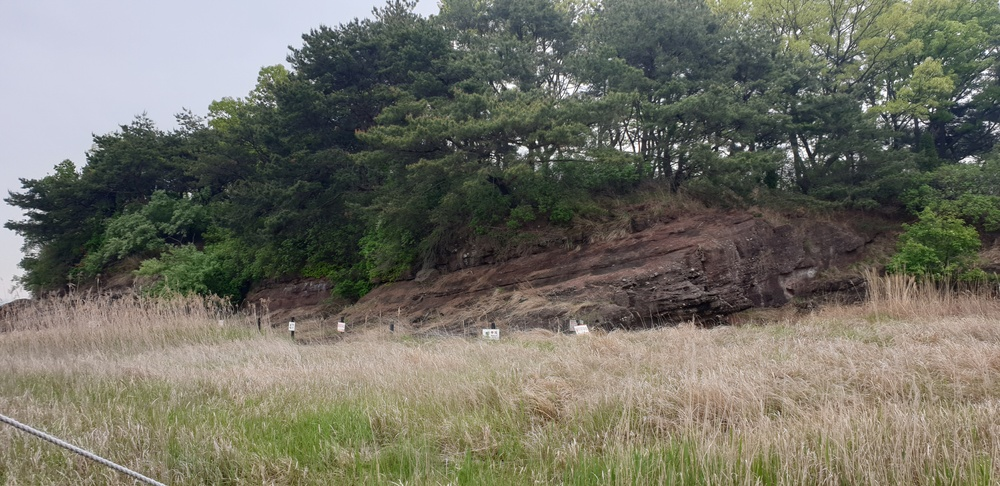
#> input picture panorama_test/test/KakaoTalk_20210504_131202663.jpg, 1000 x 486 px, shrunk from 4032 x 1960 before the run; its folder holds 4 pictures in this run
$ jupyter execute image_stitching.ipynb
#> lines starting #> are read from the running program, lines starting #| are printed output that depends on the picture; after the words box and inside, x2 and y2 are one past the last pixel; in counts of white or black regions, pixels touching at a corner belong together
[cell 1]
from imutils import paths
import numpy as np
import argparse
import imutils
import cv2
import glob, os
import matplotlib.pyplot as plt

[cell 2]
img_list = []
IMG_NAME = "test"
img_list.append(glob.glob(os.path.join('C:\\Users\\USER\\Downloads\\panorama_test\\',IMG_NAME,'*.jpg')))
img_list = sorted(img_list)
cnt = 0
for i in img_list:
    if not i:
        cnt +=1
img_list= img_list[cnt]
imgs = []
print(img_list)
for img_path in img_list:
    img = cv2.imread(img_path)
#> img is the input picture: shape (486, 1000, 3); mean B, G, R 100.4, 112.1, 113.1
    imgs.append(img)

[cell 3]
plt.figure(figsize = (15,10))
plt.subplot(221)
plt.imshow(cv2.cvtColor(imgs[1],cv2.COLOR_BGR2RGB))
plt.subplot(222)
plt.imshow(cv2.cvtColor(imgs[2],cv2.COLOR_BGR2RGB))
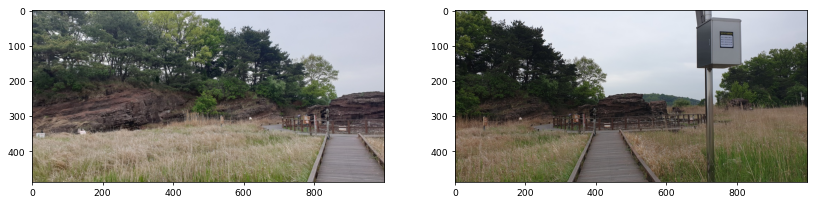
#> figure drawn by matplotlib, 2 panels

# 1. SIFT 알고리즘으로 Feature 추출 & 매칭

[cell 4]
sift = cv2.xfeatures2d.SIFT_create()
kp  = []
des = []
for i in imgs:
    kp1,des1 = sift.detectAndCompute(i,None)
    kp.append(kp1)
    des.append(des1)

[cell 5]
print(des[0])

[cell 6]
print(kp[0])

[cell 7]
ratio = 0.85
min_match = 10

raw_matches = cv2.BFMatcher().knnMatch(des[1], des[2], k=2)
good_points = []
good_matches = []
for m1, m2 in raw_matches:
    if m1.distance < ratio * m2.distance:
        good_points.append((m1.trainIdx, m1.queryIdx))
        good_matches.append([m1])
matches = cv2.drawMatchesKnn(imgs[1], kp[1], imgs[2], kp[2], good_matches, None, flags=2)
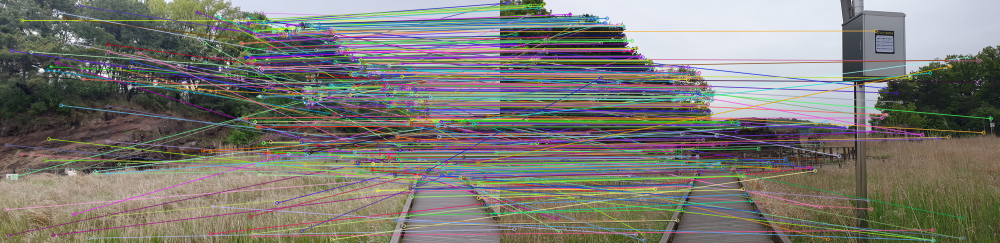
#> matches: shape (486, 2000, 3) (shown at 1/2 size); mean of channels 0, 1, 2 115.5, 121.6, 123.1; drawn as B, G, R

[cell 8]
plt.figure(figsize=(15,10))
plt.imshow(matches)
#print(matches)

[cell 9]
print(good_matches)

# 2. RANSAC으로 Homograpy 찾기

[cell 10]
if len(good_points) > min_match:
    image1_kp = np.float32( [kp[1][i].pt for (_, i) in good_points])
    image2_kp = np.float32([kp[2][i].pt for (i, _) in good_points])
    H, status = cv2.findHomography(image2_kp, image1_kp, cv2.RANSAC, 5.0)

[cell 11]
print(H)

# 3. Homograpy Matrix로 warping 변환

[cell 12]
def create_mask(img1,img2,version):
    height_img1 = img1.shape[0]
    width_img1 = img1.shape[1]
    width_img2 = img2.shape[1]
    height_panorama = height_img1
    width_panorama = width_img1 + width_img2
    offset = int(smoothing_window_size / 2)
    barrier = img1.shape[1] - int(smoothing_window_size / 2)
    mask = np.zeros((height_panorama, width_panorama))
    if version== 'left_image':
        mask[:, barrier - offset:barrier + offset ] = np.tile(np.linspace(1, 0, 2 * offset ).T, (height_panorama, 1))
        mask[:, :barrier - offset] = 1
    else:
        mask[:, barrier - offset :barrier + offset ] = np.tile(np.linspace(0, 1, 2 * offset ).T, (height_panorama, 1))
        mask[:, barrier + offset:] = 1
    return cv2.merge([mask, mask, mask])

smoothing_window_size = 800
# H = registration(img1,img2)

image1 = imgs[1]
image2 = imgs[2]

height_img1 = image1.shape[0]
#> height_img1 = 486
width_img1 = image1.shape[1]
#> width_img1 = 1000
width_img2 = image2.shape[1]
#> width_img2 = 1000
height_panorama = height_img1
#> height_panorama = 486
width_panorama = width_img1 + width_img2
#> width_panorama = 2000

panorama1 = np.zeros((height_panorama, width_panorama, 3))
mask1 = create_mask(image1, image2, version='left_image')
panorama1[0:image1.shape[0], 0:image1.shape[1], :] = image1
panorama1 *= mask1
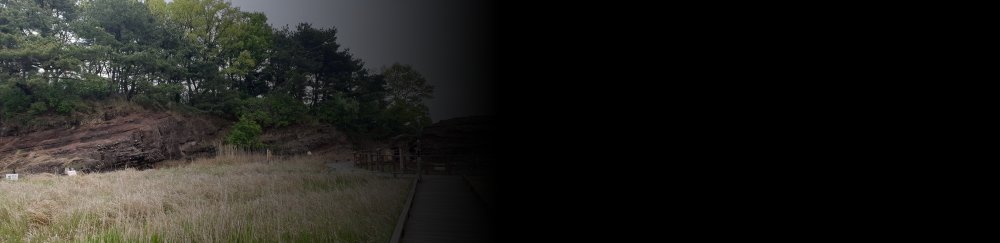
#> panorama1: shape (486, 2000, 3) float64 (shown at 1/2 size); mean B, G, R 27.9, 31.3, 31.8
mask2 = create_mask(image1,image2,version='right_image')
#> call 2 of create_mask, with version = 'right_image'
#> in create_mask (call 2), `mask[:, barrier - offset :barrier + offset ] = np.tile(np.linspace(0, ..`:
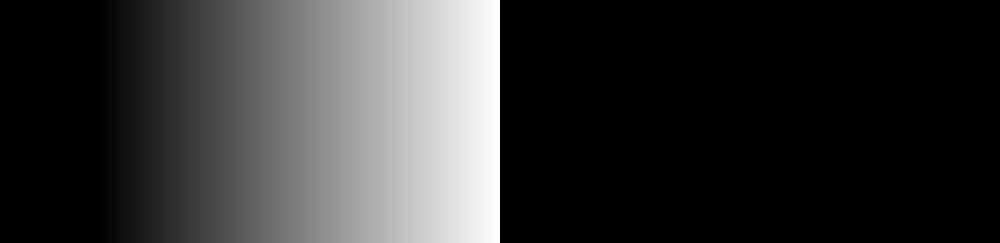
#> mask: shape (486, 2000) float64 (shown at 1/2 size); min 0, max 1, mean 0.2
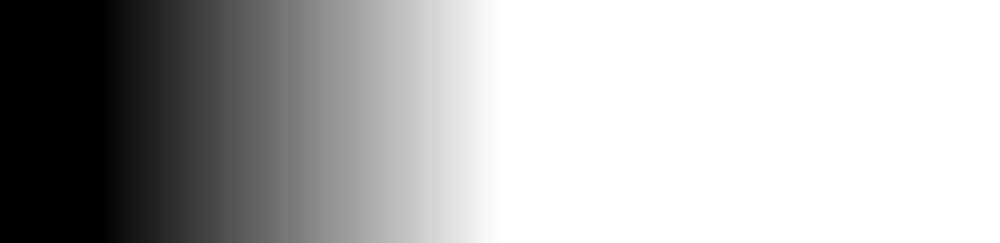
#> mask2: shape (486, 2000, 3) float64 (shown at 1/2 size); min 0, max 1, mean 0.7
panorama2 = cv2.warpPerspective(image2, H, (width_panorama, height_panorama))*mask2
result = panorama1 + panorama2

rows, cols = np.where(result[:, :, 0] != 0)
min_row, max_row = min(rows), max(rows) + 1
min_col, max_col = min(cols), max(cols) + 1
final_result = result[min_row:max_row, min_col:max_col, :]

cv2.warpPerspective를 이용

[cell 13]
test = cv2.warpPerspective(image2, H, (width_panorama, height_panorama))
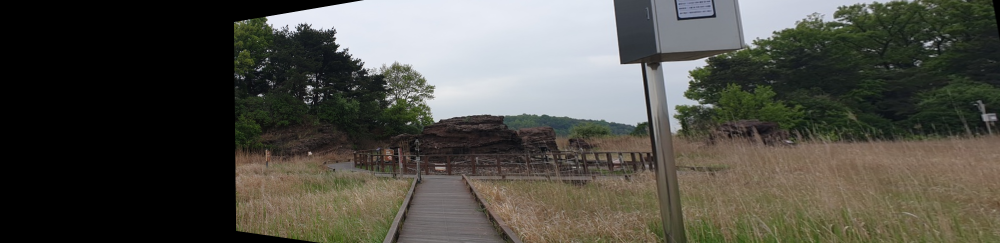
#> test: shape (486, 2000, 3) (shown at 1/2 size); mean B, G, R 71.9, 79.2, 80.3

[cell 14]
plt.figure(figsize=(15,10))
plt.imshow(test/255.0)

[cell 15]
plt.figure(figsize=(15,10))
plt.imshow(panorama1/255.0)

[cell 16]
plt.figure(figsize=(15,10))
plt.imshow(panorama2/255.0)

[cell 17]
plt.figure(figsize=(15,10))
plt.imshow(final_result/255.0)
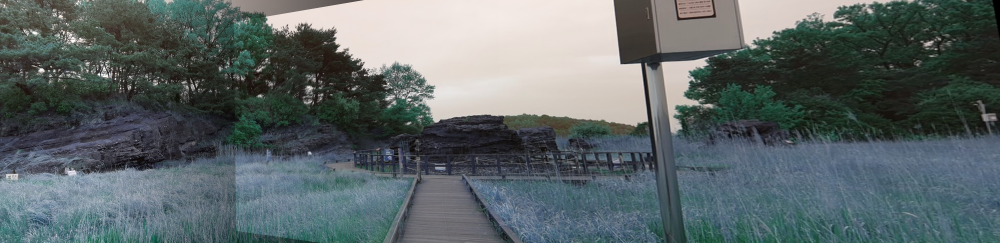
#> shown: shape (486, 2000, 3) float64 (shown at 1/2 size); mean R, G, B 0.364, 0.403, 0.408

# cv2.createStitcher() 적용

[cell 18]
stitcher = cv2.createStitcher() if imutils.is_cv3() else cv2.Stitcher_create()
(status, stitched) = stitcher.stitch([imgs[1],imgs[2]])

[cell 19]
plt.figure(figsize=(15,10))
plt.imshow(stitched)

[cell 20]
gray = cv2.cvtColor(stitched,cv2.COLOR_BGR2GRAY)
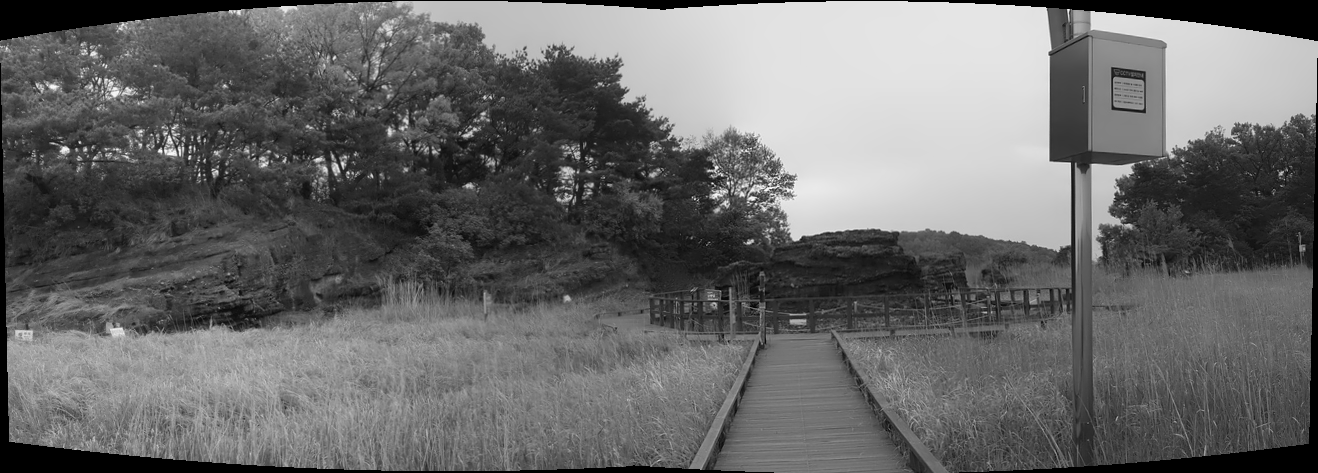
#> gray: shape (473, 1318); min 0, max 252, mean 105.6
thresh = cv2.bitwise_not(cv2.threshold(gray,0,255,cv2.THRESH_BINARY)[1])
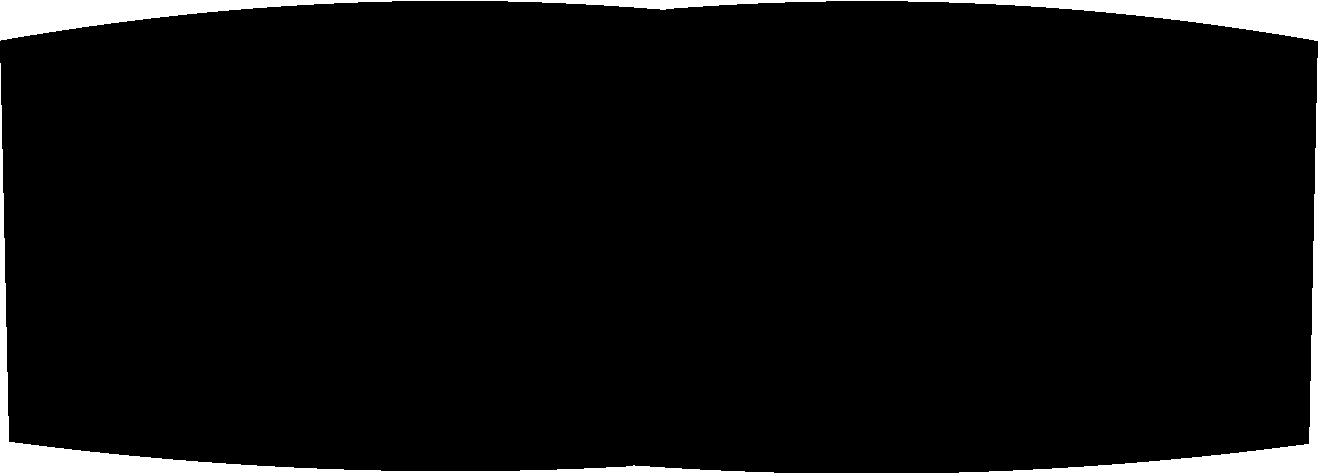
#> thresh: shape (473, 1318); 4.7% white; 3 white regions, box (x1, y1, x2, y2) and area: (0, 0, 1318, 41) 14539, (0, 63, 774, 473) 8409, (959, 58, 1318, 473) 6210
thresh = cv2.medianBlur(thresh,5)
#> thresh: shape (473, 1318); 4.7% white; 3 white regions, box (x1, y1, x2, y2) and area: (0, 0, 1318, 41) 14539, (0, 65, 772, 473) 8406, (961, 60, 1318, 473) 6209
stitched_copy = stitched.copy()
thresh_copy = thresh.copy()

while np.sum(thresh_copy) > 0:
    thresh_copy = thresh_copy[1:-1,1:-1]
    stitched_copy = stitched_copy[1:-1,1:-1]
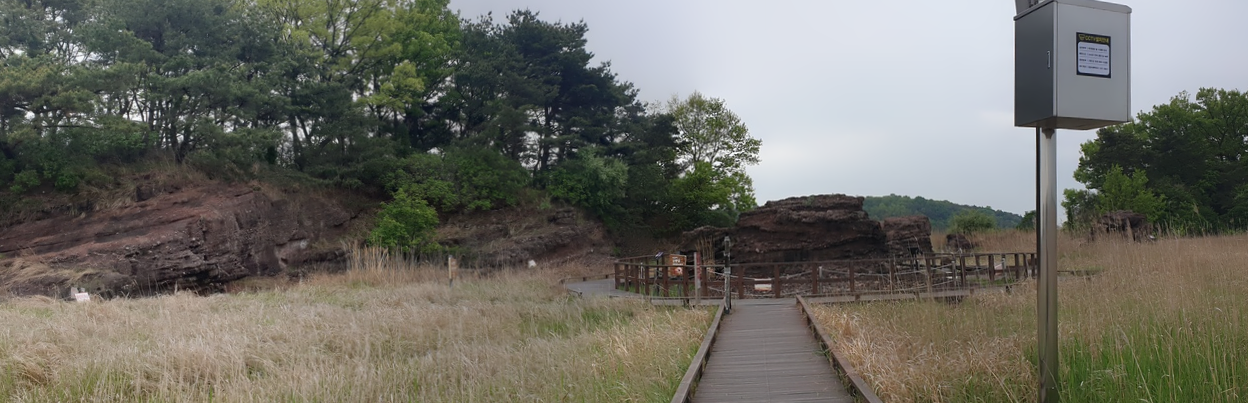
#> stitched_copy: shape (403, 1248, 3); mean of channels 0, 1, 2 100.3, 108.3, 109.3; drawn as B, G, R
#> thresh_copy: shape (403, 1248); every value is 0
